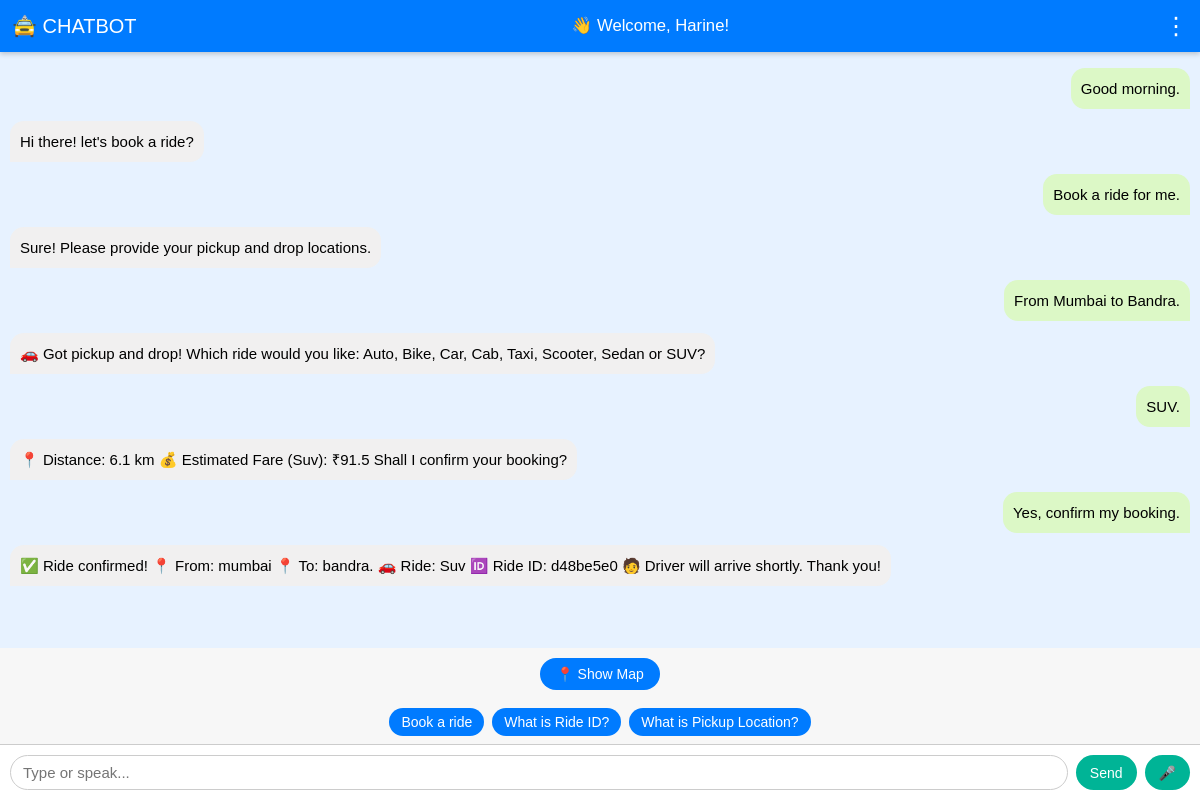
/chat (signed in), run on an earlier commit of the app's database.
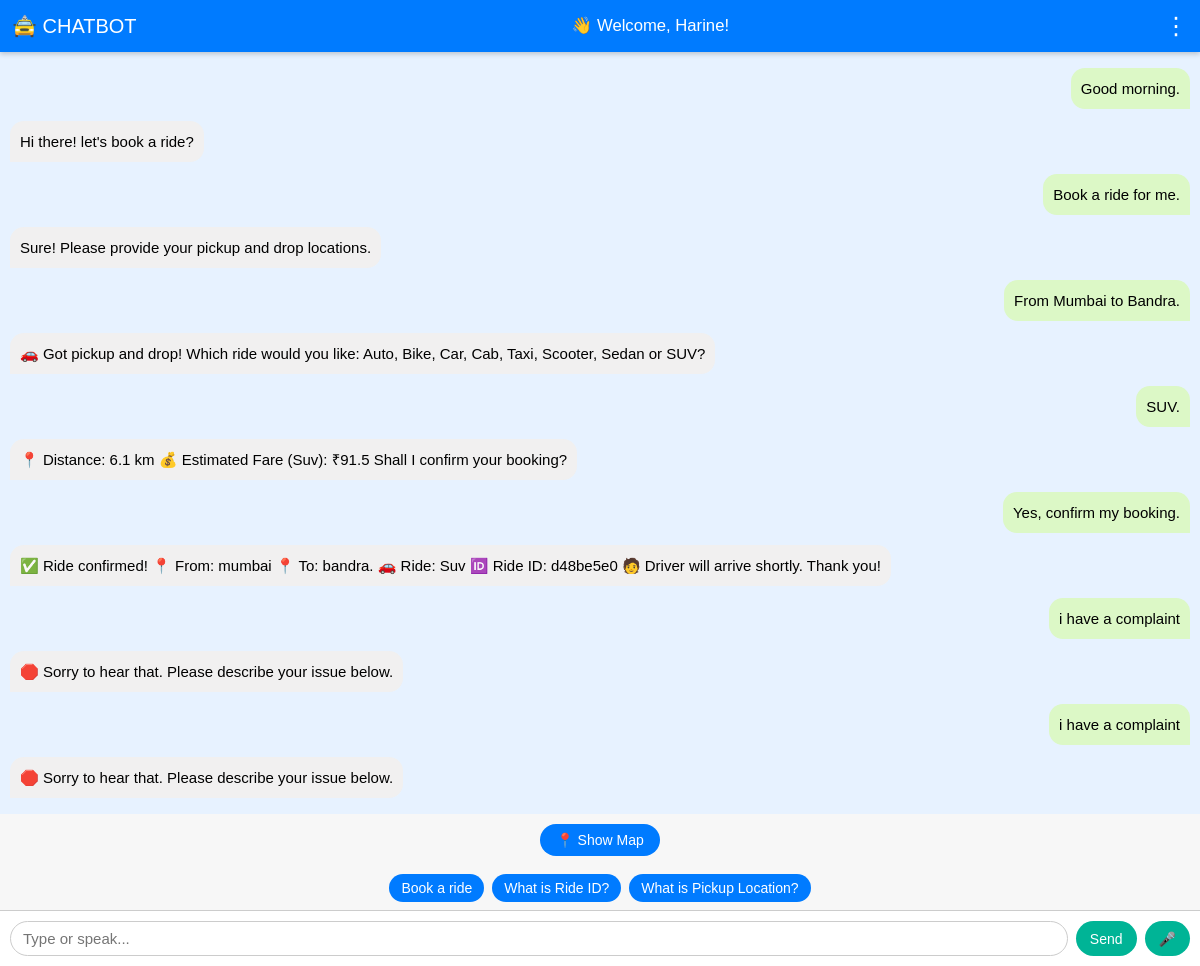
And on a later commit of the database.
### tables this page shows
CREATE TABLE chats (
    id INTEGER PRIMARY KEY AUTOINCREMENT,
    user_id INTEGER,
    message TEXT,
    sender TEXT CHECK(sender IN ('user', 'bot')),
    timestamp DATETIME DEFAULT CURRENT_TIMESTAMP,
    FOREIGN KEY(user_id) REFERENCES users(id)
);

### app.py (the view)
@app.route('/chat')
def index():
    if 'username' not in session:
        return redirect(url_for('login'))
    db = get_db()
    chats = db.execute(
        "SELECT message, sender FROM chats WHERE user_id = ? ORDER BY timestamp ASC",
        (session['user_id'],)
    ).fetchall()
    return render_template("index.html", username=session['username'], chats=chats)

### app.py (called while the page is built)
def get_db():
    conn = sqlite3.connect("chat.db")
    conn.row_factory = sqlite3.Row
    return conn

### Templates/index.html (shortened to what this page needs)
<!DOCTYPE html>
<html>
<head>
  <link rel="stylesheet" href="https://unpkg.com/leaflet@1.9.4/dist/leaflet.css" />
</head>
<body>
<div id="chat-header">
  <span>🚖 CHATBOT</span><small>👋 Welcome, {{ username }}!</small>
  <div class="menu-container">
    <button class="menu-btn" onclick="toggleMenu()">⋮</button>
  </div>
</div>
    <div id="chat-box">
      {% for chat in chats %}
        <div class="message {{ chat['sender'] }}">{{ chat['message'] }}</div>
      {% endfor %}
    </div>
    <button id="toggle-map-btn" onclick="toggleMap()">📍 Show Map</button>
    <div id="suggestions">
  <button onclick="sendSuggestion('Book a ride')">Book a ride</button>
  <button onclick="sendSuggestion('What is Ride ID?')">What is Ride ID?</button>
  <button onclick="sendSuggestion('What is Pickup Location?')">What is Pickup Location?</button>
</div>
    <div id="chat-input">
      <input type="text" id="user-input" placeholder="Type or speak..." />
      <button onclick="sendMessage()">Send</button>
      <button onclick="startListening()">🎤</button>
    </div>
</body>
</html>

What changed in the data, as far as the page shows it:
added chats: message "i have a complaint", sender "user" (drawn)
added chats: message "🛑 Sorry to hear that. Please describe your issue below.", sender "bot" (drawn)
added chats: message "i have a complaint", sender "user" (drawn)
added chats: message "🛑 Sorry to hear that. Please describe your issue below.", sender "bot" (drawn)
